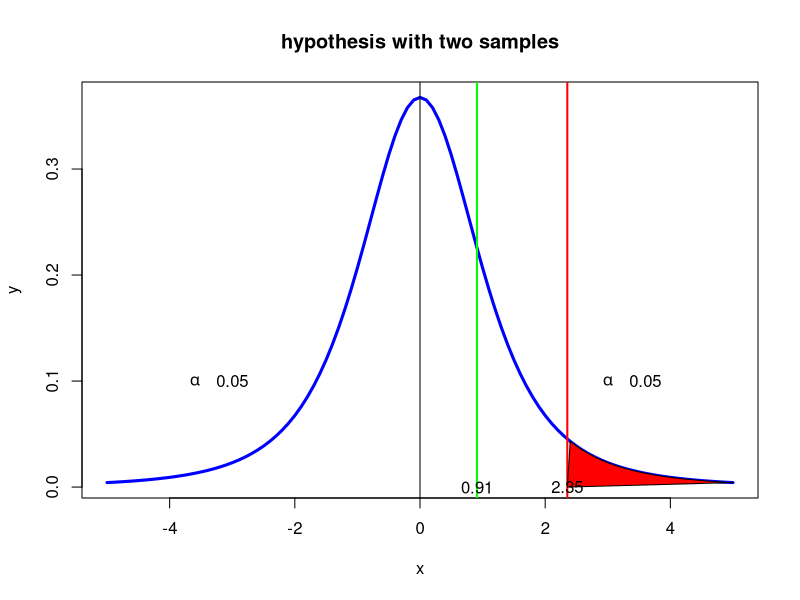

Write the R code that produced this figure.
#page no : 439-440
# H0: mud <= 0
# H1: mud > 0
w_lift<-data.frame(weight=c("play1","play2","play3","play4"),
                  before=c(205,241,338,368),
                  after=c(295,252,330,360))
w_lift$diff=w_lift$after-w_lift$before
xbar=round(mean(w_lift$diff),3)
w_lift$dbarsq=(w_lift$diff-xbar)^2
View(w_lift)
n=4
sumxbar=round(sum(w_lift$dbarsq),2)
s=round(sqrt(sumxbar/(n-1)),2)
SE=round(s/sqrt(n),2)
df=n-1
t_stat=round((xbar-0)/SE,2)
alpha=0.05
t_critical=qt(1-alpha,df=n-1)
print(paste("t critical value= ",round(t_critical,3)))
print(paste("t static value= ",round(t_stat,3)))
p_value=pnorm(t_stat)
if(t_stat>t_critical)
{
  print("Reject H0")
  print("weight lifting exercise make stronger")
}else
{
  print("Accept H0")
  print("weight lifting exercise does not make stronger")
}
dfs <- n-1
x <- seq(-5,5,0.1)
y <- dt(x,dfs)
plot(x,y,type='l',lwd=3,col='blue',xlab='x',main='hypothesis with two samples')
abline(v=0)
abline(v=t_critical,lwd=2,col='red')
abline(v=t_stat,lwd=2,col='green')
polygon(c(x[x>=t_critical],t_critical ),c(y[x>=t_critical],0),col="red")
text(t_critical,0,round(t_critical,2))
text(t_stat,0,round(t_stat,2))
text(3.0,0.1,expression(alpha))
text(3.6,0.1,alpha)
text(-3.6,0.1,expression(alpha))
text(-3.0,0.1,alpha)
